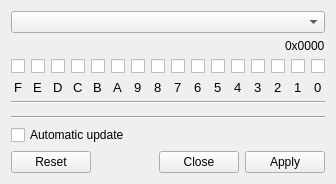
<?xml version="1.0" encoding="UTF-8"?>
<ui version="4.0">
 <class>IOViewer</class>
 <widget class="QWidget" name="IOViewer">
  <property name="geometry">
   <rect>
    <x>0</x>
    <y>0</y>
    <width>552</width>
    <height>342</height>
   </rect>
  </property>
  <property name="windowTitle">
   <string>I/O Viewer</string>
  </property>
  <layout class="QVBoxLayout" name="verticalLayout_2">
   <property name="sizeConstraint">
    <enum>QLayout::SetFixedSize</enum>
   </property>
   <item>
    <widget class="QComboBox" name="regSelect"/>
   </item>
   <item alignment="Qt::AlignRight|Qt::AlignTop">
    <widget class="QLabel" name="regValue">
     <property name="text">
      <string>0x0000</string>
     </property>
    </widget>
   </item>
   <item>
    <layout class="QGridLayout" name="gridLayout">
     <item row="0" column="12" alignment="Qt::AlignHCenter">
      <widget class="QCheckBox" name="b3"/>
     </item>
     <item row="0" column="11" alignment="Qt::AlignHCenter">
      <widget class="QCheckBox" name="b4"/>
     </item>
     <item row="0" column="13" alignment="Qt::AlignHCenter">
      <widget class="QCheckBox" name="b2"/>
     </item>
     <item row="0" column="15" alignment="Qt::AlignHCenter">
      <widget class="QCheckBox" name="b0"/>
     </item>
     <item row="1" column="13" alignment="Qt::AlignHCenter|Qt::AlignTop">
      <widget class="QLabel" name="l2">
       <property name="maximumSize">
        <size>
         <width>16777215</width>
         <height>80</height>
        </size>
       </property>
       <property name="font">
        <font>
         <pointsize>10</pointsize>
        </font>
       </property>
       <property name="text">
        <string notr="true">2</string>
       </property>
      </widget>
     </item>
     <item row="0" column="10" alignment="Qt::AlignHCenter">
      <widget class="QCheckBox" name="b5"/>
     </item>
     <item row="0" column="14" alignment="Qt::AlignHCenter">
      <widget class="QCheckBox" name="b1"/>
     </item>
     <item row="1" column="10" alignment="Qt::AlignHCenter|Qt::AlignTop">
      <widget class="QLabel" name="l5">
       <property name="maximumSize">
        <size>
         <width>16777215</width>
         <height>80</height>
        </size>
       </property>
       <property name="font">
        <font>
         <pointsize>10</pointsize>
        </font>
       </property>
       <property name="text">
        <string notr="true">5</string>
       </property>
      </widget>
     </item>
     <item row="1" column="11" alignment="Qt::AlignHCenter|Qt::AlignTop">
      <widget class="QLabel" name="l4">
       <property name="maximumSize">
        <size>
         <width>16777215</width>
         <height>80</height>
        </size>
       </property>
       <property name="font">
        <font>
         <pointsize>10</pointsize>
        </font>
       </property>
       <property name="text">
        <string notr="true">4</string>
       </property>
      </widget>
     </item>
     <item row="1" column="8" alignment="Qt::AlignHCenter|Qt::AlignTop">
      <widget class="QLabel" name="l7">
       <property name="maximumSize">
        <size>
         <width>16777215</width>
         <height>80</height>
        </size>
       </property>
       <property name="font">
        <font>
         <pointsize>10</pointsize>
        </font>
       </property>
       <property name="text">
        <string notr="true">7</string>
       </property>
      </widget>
     </item>
     <item row="1" column="15" alignment="Qt::AlignHCenter|Qt::AlignTop">
      <widget class="QLabel" name="l0">
       <property name="maximumSize">
        <size>
         <width>16777215</width>
         <height>80</height>
        </size>
       </property>
       <property name="font">
        <font>
         <pointsize>10</pointsize>
        </font>
       </property>
       <property name="text">
        <string notr="true">0</string>
       </property>
      </widget>
     </item>
     <item row="0" column="9" alignment="Qt::AlignHCenter">
      <widget class="QCheckBox" name="b6"/>
     </item>
     <item row="1" column="6" alignment="Qt::AlignHCenter">
      <widget class="QLabel" name="l9">
       <property name="maximumSize">
        <size>
         <width>16777215</width>
         <height>80</height>
        </size>
       </property>
       <property name="font">
        <font>
         <pointsize>10</pointsize>
        </font>
       </property>
       <property name="text">
        <string notr="true">9</string>
       </property>
      </widget>
     </item>
     <item row="0" column="6" alignment="Qt::AlignHCenter">
      <widget class="QCheckBox" name="b9"/>
     </item>
     <item row="1" column="14" alignment="Qt::AlignHCenter|Qt::AlignTop">
      <widget class="QLabel" name="l1">
       <property name="maximumSize">
        <size>
         <width>16777215</width>
         <height>80</height>
        </size>
       </property>
       <property name="font">
        <font>
         <pointsize>10</pointsize>
        </font>
       </property>
       <property name="text">
        <string notr="true">1</string>
       </property>
      </widget>
     </item>
     <item row="1" column="12" alignment="Qt::AlignHCenter|Qt::AlignTop">
      <widget class="QLabel" name="l3">
       <property name="maximumSize">
        <size>
         <width>16777215</width>
         <height>80</height>
        </size>
       </property>
       <property name="font">
        <font>
         <pointsize>10</pointsize>
        </font>
       </property>
       <property name="text">
        <string notr="true">3</string>
       </property>
      </widget>
     </item>
     <item row="0" column="0" alignment="Qt::AlignHCenter">
      <widget class="QCheckBox" name="bF"/>
     </item>
     <item row="1" column="7" alignment="Qt::AlignHCenter">
      <widget class="QLabel" name="l8">
       <property name="maximumSize">
        <size>
         <width>16777215</width>
         <height>80</height>
        </size>
       </property>
       <property name="font">
        <font>
         <pointsize>10</pointsize>
        </font>
       </property>
       <property name="text">
        <string notr="true">8</string>
       </property>
      </widget>
     </item>
     <item row="0" column="2" alignment="Qt::AlignHCenter">
      <widget class="QCheckBox" name="bD"/>
     </item>
     <item row="0" column="1" alignment="Qt::AlignHCenter">
      <widget class="QCheckBox" name="bE"/>
     </item>
     <item row="1" column="3" alignment="Qt::AlignHCenter">
      <widget class="QLabel" name="lC">
       <property name="maximumSize">
        <size>
         <width>16777215</width>
         <height>80</height>
        </size>
       </property>
       <property name="font">
        <font>
         <pointsize>10</pointsize>
        </font>
       </property>
       <property name="text">
        <string notr="true">C</string>
       </property>
      </widget>
     </item>
     <item row="1" column="1" alignment="Qt::AlignHCenter">
      <widget class="QLabel" name="lE">
       <property name="maximumSize">
        <size>
         <width>16777215</width>
         <height>80</height>
        </size>
       </property>
       <property name="font">
        <font>
         <pointsize>10</pointsize>
        </font>
       </property>
       <property name="text">
        <string notr="true">E</string>
       </property>
      </widget>
     </item>
     <item row="0" column="3" alignment="Qt::AlignHCenter">
      <widget class="QCheckBox" name="bC"/>
     </item>
     <item row="0" column="5">
      <widget class="QCheckBox" name="bA"/>
     </item>
     <item row="1" column="9" alignment="Qt::AlignHCenter|Qt::AlignTop">
      <widget class="QLabel" name="l6">
       <property name="maximumSize">
        <size>
         <width>16777215</width>
         <height>80</height>
        </size>
       </property>
       <property name="font">
        <font>
         <pointsize>10</pointsize>
        </font>
       </property>
       <property name="text">
        <string notr="true">6</string>
       </property>
      </widget>
     </item>
     <item row="0" column="7" alignment="Qt::AlignHCenter">
      <widget class="QCheckBox" name="b8"/>
     </item>
     <item row="0" column="4" alignment="Qt::AlignHCenter">
      <widget class="QCheckBox" name="bB"/>
     </item>
     <item row="0" column="8" alignment="Qt::AlignHCenter">
      <widget class="QCheckBox" name="b7"/>
     </item>
     <item row="1" column="2" alignment="Qt::AlignHCenter">
      <widget class="QLabel" name="lD">
       <property name="maximumSize">
        <size>
         <width>16777215</width>
         <height>80</height>
        </size>
       </property>
       <property name="font">
        <font>
         <pointsize>10</pointsize>
        </font>
       </property>
       <property name="text">
        <string notr="true">D</string>
       </property>
      </widget>
     </item>
     <item row="1" column="0" alignment="Qt::AlignHCenter">
      <widget class="QLabel" name="lF">
       <property name="maximumSize">
        <size>
         <width>16777215</width>
         <height>80</height>
        </size>
       </property>
       <property name="font">
        <font>
         <pointsize>10</pointsize>
        </font>
       </property>
       <property name="text">
        <string notr="true">F</string>
       </property>
      </widget>
     </item>
     <item row="1" column="5" alignment="Qt::AlignHCenter">
      <widget class="QLabel" name="lA">
       <property name="maximumSize">
        <size>
         <width>16777215</width>
         <height>80</height>
        </size>
       </property>
       <property name="font">
        <font>
         <pointsize>10</pointsize>
        </font>
       </property>
       <property name="text">
        <string notr="true">A</string>
       </property>
      </widget>
     </item>
     <item row="1" column="4" alignment="Qt::AlignHCenter">
      <widget class="QLabel" name="lB">
       <property name="maximumSize">
        <size>
         <width>16777215</width>
         <height>80</height>
        </size>
       </property>
       <property name="font">
        <font>
         <pointsize>10</pointsize>
        </font>
       </property>
       <property name="text">
        <string>B</string>
       </property>
      </widget>
     </item>
    </layout>
   </item>
   <item>
    <widget class="Line" name="line">
     <property name="orientation">
      <enum>Qt::Horizontal</enum>
     </property>
    </widget>
   </item>
   <item>
    <widget class="QWidget" name="regDescription" native="true">
     <property name="sizePolicy">
      <sizepolicy hsizetype="Preferred" vsizetype="MinimumExpanding">
       <horstretch>0</horstretch>
       <verstretch>0</verstretch>
      </sizepolicy>
     </property>
    </widget>
   </item>
   <item>
    <widget class="Line" name="line_2">
     <property name="orientation">
      <enum>Qt::Horizontal</enum>
     </property>
    </widget>
   </item>
   <item>
    <widget class="QCheckBox" name="regAutoUpdate">
     <property name="text">
      <string>Automatic update</string>
     </property>
    </widget>
   </item>
   <item>
    <widget class="QDialogButtonBox" name="buttonBox">
     <property name="standardButtons">
      <set>QDialogButtonBox::Apply|QDialogButtonBox::Close|QDialogButtonBox::Reset</set>
     </property>
    </widget>
   </item>
  </layout>
 </widget>
 <tabstops>
  <tabstop>regSelect</tabstop>
  <tabstop>b0</tabstop>
  <tabstop>b1</tabstop>
  <tabstop>b2</tabstop>
  <tabstop>b3</tabstop>
  <tabstop>b4</tabstop>
  <tabstop>b5</tabstop>
  <tabstop>b6</tabstop>
  <tabstop>b7</tabstop>
  <tabstop>bE</tabstop>
  <tabstop>b8</tabstop>
  <tabstop>b9</tabstop>
  <tabstop>bA</tabstop>
  <tabstop>bB</tabstop>
  <tabstop>bC</tabstop>
  <tabstop>bD</tabstop>
  <tabstop>bF</tabstop>
 </tabstops>
 <resources/>
 <connections/>
</ui>
